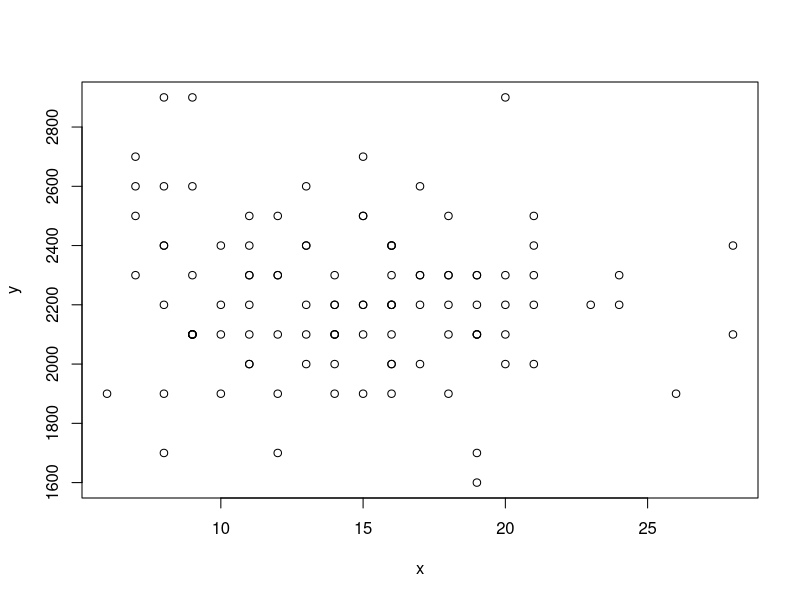

This chart was generated by the following R code:
## ---- chunk 1
knitr::opts_chunk$set(echo = TRUE)
## ---- chunk 2
db <- read.table("Real-Estate.txt",header=TRUE)

x <- db$Distance
y <- db$Size

plot(x,y)
